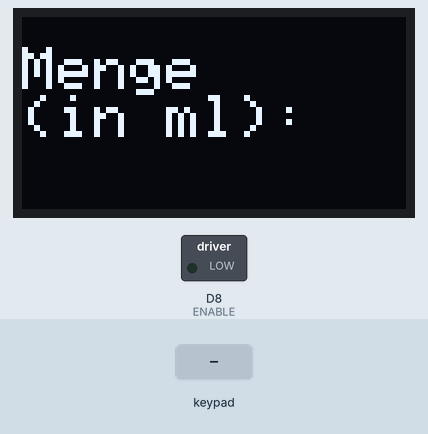
Bench run of a sketch on a simulated ESP8266 (NodeMCU). Shown: 128×64 one-colour display, switched loads named in the sketch (green lamp = pin HIGH). The test bench sets the inputs (shaded band). What the sketch prints to the serial monitor is not drawn.

Above: at 1.7 s.
1.8 s: keypad keys 1 2 # pressed 0.4 s apart
At 3.8 s:
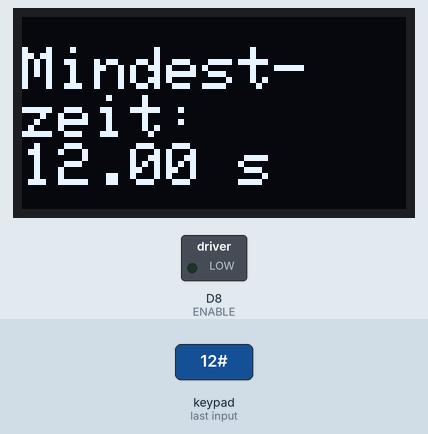
At 4.6 s:
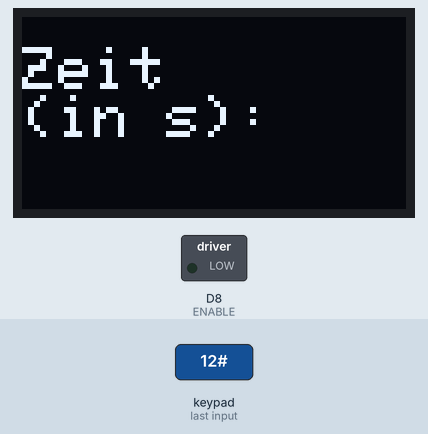
5.7 s: key '#' pressed
At 19.3 s:
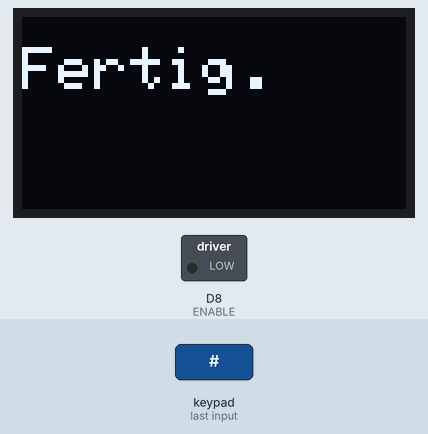
Timing chart, 0 to 20.8 s (numbered marks = the images above; inputs shaded):
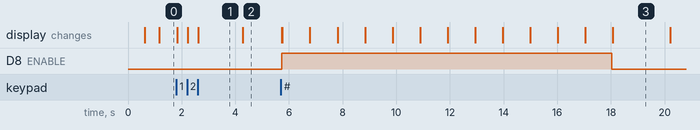

The sketch:

Schlauchpumpe.ino
```cpp
#include "Input.h"

int ENABLE = D8; //Motor Driver
//IN1 => G
//IN2 => 3V
//ENA => D8
float conversionRate = 60; // ml per minute

void setup() {
  Serial.begin(115200);
  delay(500);

  pinMode(ENABLE, OUTPUT);
  //pinMode(INP, OUTPUT);
  //digitalWrite(INP, HIGH);
  digitalWrite(ENABLE, LOW);

}

Input inputHandler;
bool noTime = false;

void loop()
{

  String ml_string = inputHandler.getInput("Menge\n(in ml):");
  Serial.println("ml: " + ml_string);

  float ml = ml_string.toFloat();
  float minTime = ml / conversionRate * 60; // Time in seconds
  float ratio = 0;
  float realTime = 0;

  inputHandler.message("Mindest-\nzeit:\n" + String(minTime) + " s");
  Serial.println("Mindestzeit:" + String(minTime));
  delay(1000);

  while(true) {
    String time_string = inputHandler.getInput("Zeit\n(in s):");
    Serial.println("Zeit: " + time_string);
    realTime = time_string.toFloat();

    if(time_string.equals("")) {
      noTime = true;
      break;
    }

    if(realTime >= minTime) { // Enough time
      noTime = false;
      ratio = minTime / realTime;
      break;
    }

    inputHandler.message("Nicht gen-\nug Zeit!");
    Serial.println("Nicht genug Zeit!");
    delay(1000);
    inputHandler.message("Mindest-\nzeit:\n" + String(minTime) + " s");
    delay(1000);
  }

  inputHandler.message("Laeuft ...");

  if(noTime) {
    Serial.println("Start");
    digitalWrite(ENABLE, HIGH);
    for(int i = 0; i < minTime; i++) {
      inputHandler.message("Zeit\nuebrig:\n" + String(minTime - i) + "s");
      delay(1000);


    }
    digitalWrite(ENABLE, LOW);
    Serial.println("End");
  } else {

    for(int i = 0; i < realTime; i++) {
      Serial.println("Start");
      // Motor starts
      digitalWrite(ENABLE, HIGH);

      inputHandler.message("Zeit\nuebrig:\n" + String(realTime - i) + "s");
      delay(ratio * 1000);
      Serial.println("Ende");
      // Motor stops
      digitalWrite(ENABLE, LOW);

      delay(1000 - ratio * 1000);
      // Waits remaining time
    }

  }

  inputHandler.message("Fertig.");
  delay(1500);

}
```

Input.cpp
```cpp
#include "Input.h"
#include "PinLayout.h"
#include <Keypad.h>
#include <Wire.h>
#include <Adafruit_GFX.h>
#include <Adafruit_SSD1306.h>

#define SCREEN_WIDTH 128
#define SCREEN_HEIGHT 64

const byte COLS = 4;
const byte ROWS = 4;

char hexaKeys[ROWS][COLS] = {
  {'1','2','3', 'A'},
  {'4','5','6', 'B'},
  {'7','8','9', 'C'},
  {'*','0','#', 'D'}
};

Keypad Tastenfeld = Keypad(makeKeymap(hexaKeys), ROW_PINS, COL_PINS, ROWS, COLS);
Adafruit_SSD1306 display(SCREEN_WIDTH, SCREEN_HEIGHT, &Wire, -1);

String Input::getInput(String inputText) {
  delay(100); // For serial Monitors

  String input = "";

  Serial.begin(115200);
  Serial.println("Bitte eingeben, " + inputText);

  if (!display.begin(SSD1306_SWITCHCAPVCC, 0x3C)) {
    Serial.println(F("SSD1306 allocation failed"));
    for (;;);
  }
  delay(500);

  display.clearDisplay();
  display.setTextSize(2);
  display.setTextColor(WHITE);
  display.setCursor(0, 10);
  display.println(inputText);
  display.display();

  while (true) {
    char key = Tastenfeld.getKey();

    if (key) {
      if (key == '#') {
        break;
      } else {
        input += key;

        display.print(key);
        display.display();

        Serial.println(input);
      }
    }

    yield();
  }

  return input;
}

void Input::message(String message) {
  display.clearDisplay();
  display.setTextSize(2);
  display.setTextColor(WHITE);
  display.setCursor(0, 10);
  display.println(message);
  display.display();
}
```

Input.h
```cpp
#ifndef INPUT_H
#define INPUT_H

#include <Arduino.h>

class Input {
public:
  String getInput(String inputText);
  void message(String message);
};

#endif // INPUT_H
```

PinLayout.h
```cpp
#ifndef PIN_LAYOUT_H
#define PIN_LAYOUT_H

#include <Arduino.h>

byte ROW_PINS[] = {9, D0, D3, D4};
byte COL_PINS[] = {D5, D6, D7, 10};

#endif // PIN_LAYOUT_H
```

Measured:
- after the input at 1.8 s, the display: first changes at once (image 1 shows a later state)
- after the input at 5.7 s, D8 (ENABLE): LOW → HIGH at once, → LOW 12.3 s later; the display: first changes at once (image 3 shows a later state)
- what the display in image 1 shows lasts 1.7 s, from 2.6 s to 4.3 s
